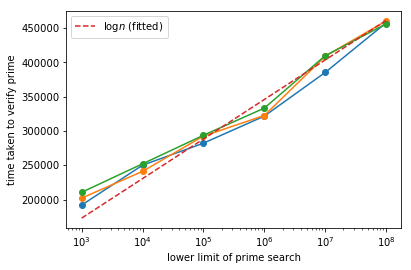

The Python source for this figure:
import numpy as np
import scipy.optimize as spo
import matplotlib.pyplot as plt

x = [1_000, 10_000, 100_000, 1_000_000, 10_000_000, 100_000_000]
y = [[192053, 202179, 210671], 
     [250185, 241217, 252219], 
     [282318, 292632, 293837], 
     [321762, 322667, 333423],
     [385437, 409067, 409867],
     [457772, 460533, 456271]]

scale, _ = spo.curve_fit(lambda ln, a: a * ln, np.tile(np.log(x), (3, 1)).T.ravel(), np.ravel(y))

xs = np.logspace(np.log10(x[0]), np.log10(x[-1]), 1000)

plt.semilogx(x, y, '-o')
plt.plot(xs, scale * np.log(xs), '--', label='$\log{n}$ (fitted)')

plt.xlabel('lower limit of prime search')
plt.ylabel('time taken to verify prime')
plt.legend()
